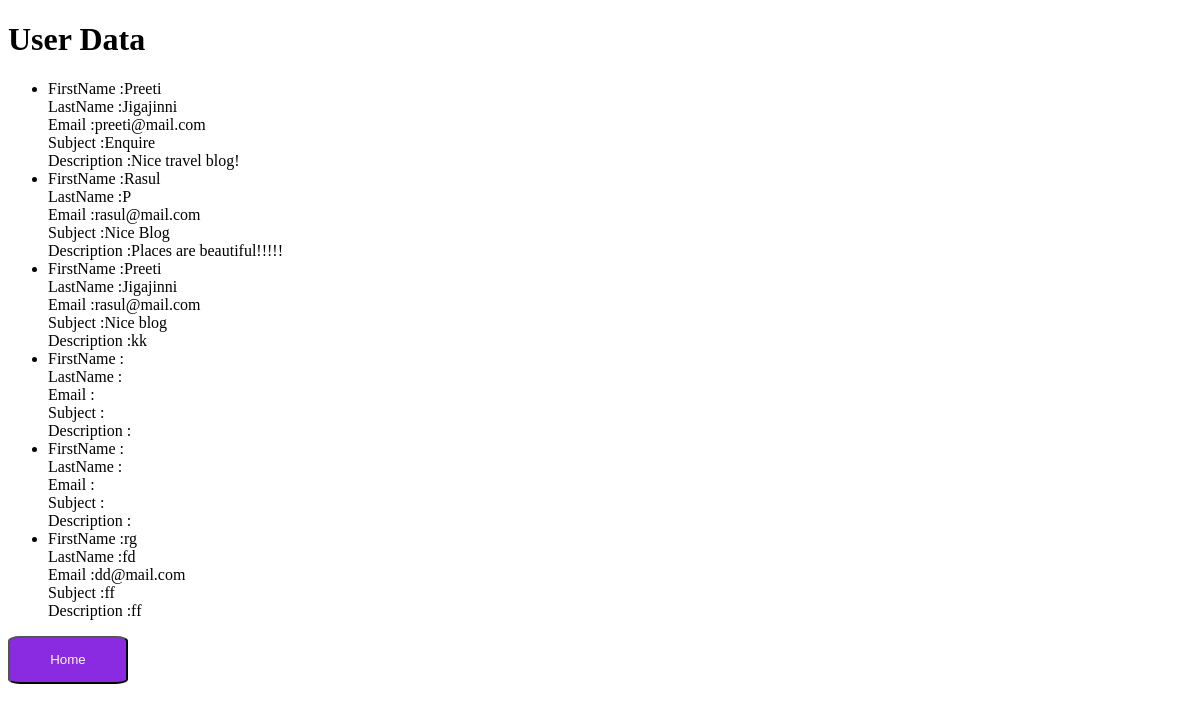
/user_data/, run on the app's committed database.
### myapp/models.py (models this page shows)
class UserData(models.Model):
    firstname = models.CharField(max_length=255)
    lastname = models.CharField(max_length=255)
    email=models.EmailField(max_length=50)
    subject=models.CharField(max_length=100)
    description=models.CharField(max_length=255)

### myapp/views.py (the view)
# urls.py: path('user_data/',views.user_dat,name='user_data')
def user_dat(request):
    user = UserData.objects.all().values()
    template = loader.get_template('user_data.html')
    context = {
'myuser': user,
}
    return HttpResponse(template.render(context, request))

### myapp/templates/user_data.html (shortened to what this page needs)
<!DOCTYPE html>
<html>
    <head>
    </head>
<body>
<h1>User Data</h1>
<ul>
{% for x in myuser %}
<li>FirstName :{{x.firstname}} <br>
LastName :{{x.lastname}} <br>
Email :{{x.email}} <br>
Subject :{{x.subject}} <br>
Description :{{x.description}}</li>
{% endfor %}
</ul>
<button ><a href="/index">Home</a></button>
</body>
</html>

### myapp/templates/user_data.html (style rules this page uses)
button { height: 6%; width: 10%; border-radius: 10%; background-color: blueviolet; color: aliceblue; position: fixed; }
a { text-decoration: none; color: aliceblue; }

### data on the page
UserData: firstname "Preeti", lastname "Jigajinni", email "preeti@mail.com", subject "Enquire", description "Nice travel blog!"
UserData: firstname "Rasul", lastname "P", email "rasul@mail.com", subject "Nice Blog", description "Places are beautiful!!!!!"
UserData: firstname "Preeti", lastname "Jigajinni", email "rasul@mail.com", subject "Nice blog", description "kk"
UserData: firstname "rg", lastname "fd", email "dd@mail.com", subject "ff", description "ff"
